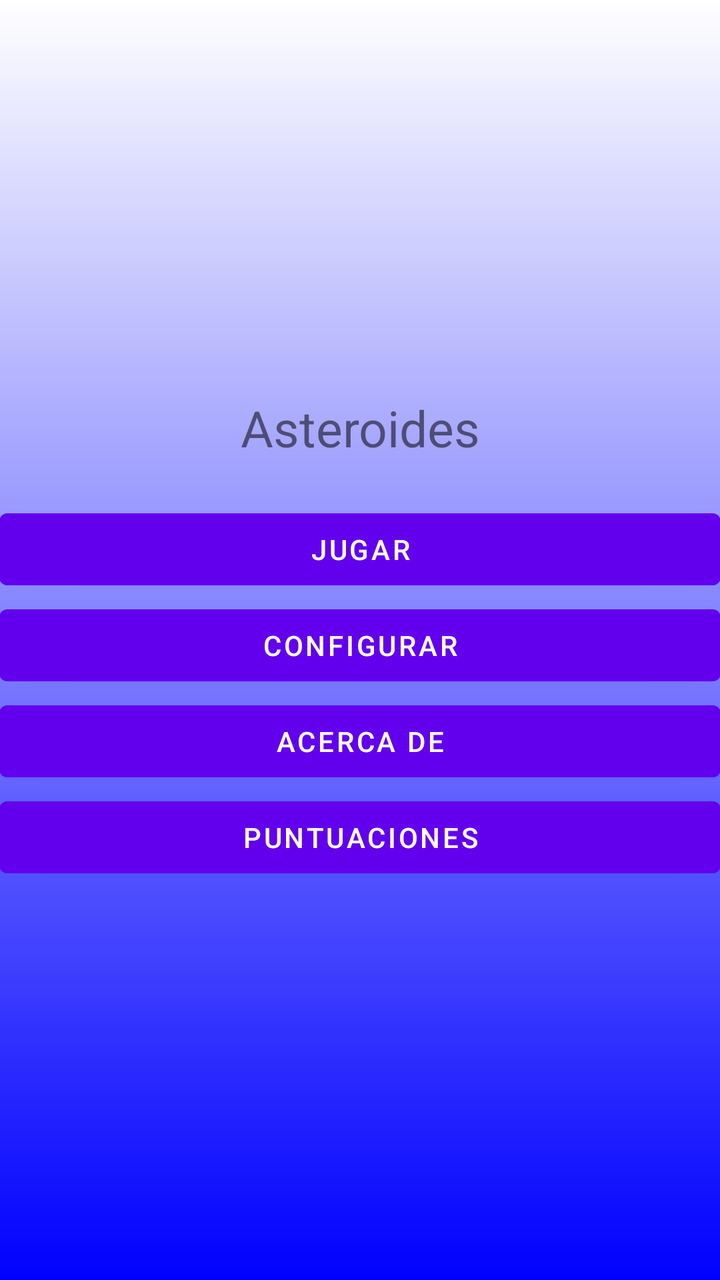
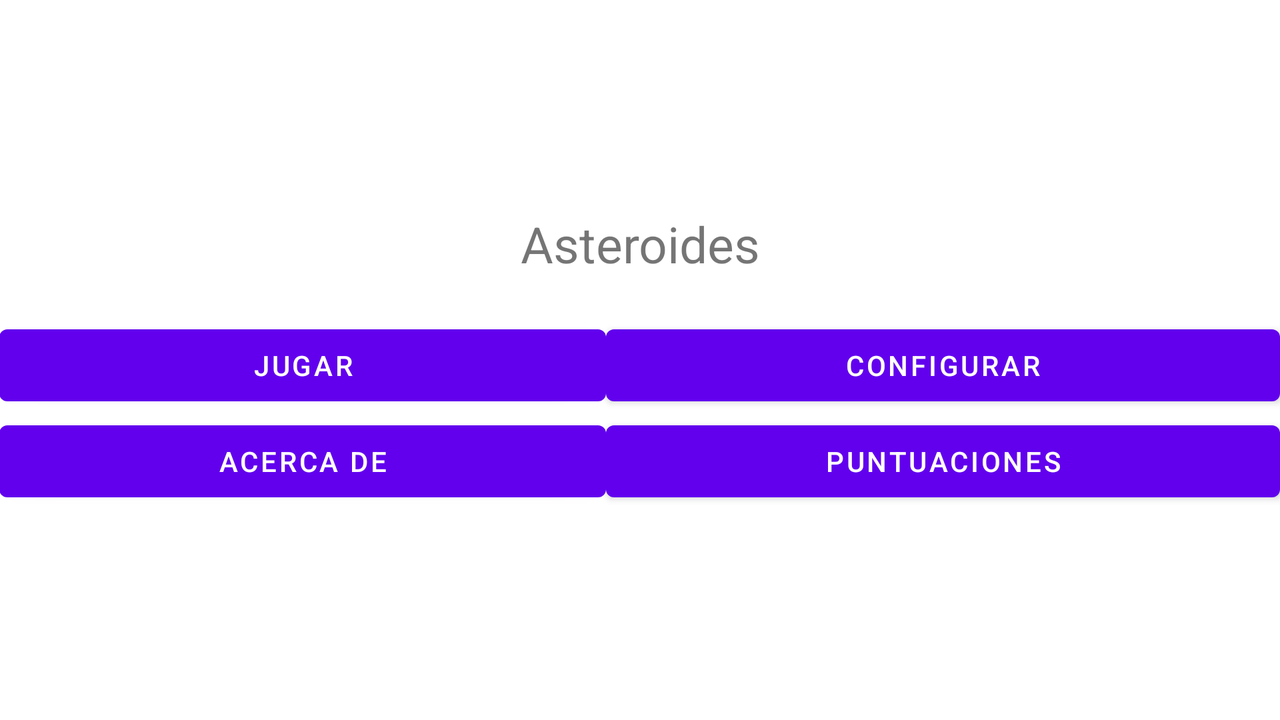

An Android layout and its configuration variant, each rendered on a device that would load it. The default file and the variant file are quoted in full after the pictures.
<!-- AndroidManifest.xml: application theme Theme.ASTE -->
<!-- res/layout/activity_main.xml -->
<LinearLayout
    xmlns:android="http://schemas.android.com/apk/res/android"
    xmlns:tools="http://schemas.android.com/tools"
    android:orientation="vertical"
    android:layout_width="match_parent"
    android:layout_height="match_parent"
    android:gravity="center"
    android:padding="@dimen/margen_botones"
    android:background="@drawable/degradado"
    tools:context=".MainActivity" >

    <TextView
        android:id="@+id/titulo"
        android:layout_width="match_parent"
        android:layout_height="wrap_content"
        android:layout_marginBottom="20dp"
        android:gravity="center"
        android:text="@string/tituloAplicacion"
        android:textSize="25sp" />

    <Button
        android:id="@+id/Button01"
        android:layout_width="match_parent"
        android:layout_height="wrap_content"
        android:onClick="lanzarJuego"
        android:text="@string/Arrancar" />

    <Button
        android:id="@+id/Button02"
        android:layout_width="match_parent"
        android:layout_height="wrap_content"
        android:onClick="lanzarPreferencias"
        android:text="@string/Configurar" />

    <Button
        android:id="@+id/Button03"
        android:layout_width="match_parent"
        android:layout_height="wrap_content"
        android:onClick="lanzarAcercaDe"
        android:text="@string/Acercade" />

    <Button
        android:id="@+id/Button04"
        android:layout_width="match_parent"
        android:layout_height="wrap_content"
        android:onClick="lanzarPuntuaciones"
        android:text="@string/Puntuaciones" />
</LinearLayout>
<!-- resources referenced by this layout -->
<resources>
  <!-- drawable degradado (drawable) -->
  <shape
      xmlns:android="http://schemas.android.com/apk/res/android">
      <gradient
          android:startColor="#FFFFFF"
          android:endColor="#0000FF"
          android:angle="270" />
  </shape>
  <string name="Acercade">About</string>
  <string name="Arrancar">Play</string>
  <string name="Configurar">Configure</string>
  <string name="Puntuaciones">Scores</string>
  <string name="tituloAplicacion">Asteroides</string>
  <style name="Theme.ASTE" parent="Theme.MaterialComponents.DayNight.DarkActionBar">
          
          <item name="colorPrimary">@color/purple_500</item>
          <item name="colorPrimaryVariant">@color/purple_700</item>
          <item name="colorOnPrimary">@color/white</item>
          
          <item name="colorSecondary">@color/teal_200</item>
          <item name="colorSecondaryVariant">@color/teal_700</item>
          <item name="colorOnSecondary">@color/black</item>
          
          <item name="android:statusBarColor">?attr/colorPrimaryVariant</item>
          
      </style>
</resources>
<!-- res/layout-land/activity_main.xml (the repository's variant of the layout above) -->
<!-- drawn on the phone turned sideways -->
<LinearLayout
    xmlns:android="http://schemas.android.com/apk/res/android"
    xmlns:tools="http://schemas.android.com/tools"
    android:orientation="vertical"
    android:layout_width="match_parent"
    android:layout_height="match_parent"
    android:gravity="center"
    android:padding="@dimen/margen_botones"
    tools:context=".MainActivity" >
    <TextView
        android:layout_width="match_parent"
        android:layout_height="wrap_content"
        android:text="@string/tituloAplicacion"
        android:gravity="center"
        android:textSize="25sp"
        android:layout_marginBottom="20dp"/>
    <TableLayout
        android:layout_width="match_parent"
        android:layout_height="wrap_content"
        android:gravity="center"
        android:stretchColumns="*">
        <TableRow>

            <Button
                android:id="@+id/Button01"
                android:layout_width="match_parent"
                android:layout_height="wrap_content"
                android:onClick="lanzarJuego"
                android:text="@string/Arrancar" />

            <Button
                android:id="@+id/Button02"
                android:layout_width="match_parent"
                android:layout_height="wrap_content"
                android:onClick="lanzarPreferencias"
                android:text="@string/Configurar" />
        </TableRow>
        <TableRow>

            <Button
                android:id="@+id/Button03"
                android:layout_width="match_parent"
                android:layout_height="wrap_content"
                android:onClick="lanzarAcercaDe"
                android:text="@string/Acercade" />

            <Button
                android:id="@+id/Button04"
                android:layout_width="match_parent"
                android:layout_height="wrap_content"
                android:onClick="lanzarPuntuaciones"
                android:text="@string/Puntuaciones" />
        </TableRow>
    </TableLayout>
</LinearLayout>
<!-- resources referenced by the variant -->
<!-- as the phone turned sideways resolves them -->
<resources>
  <string name="Acercade">About</string>
  <string name="Arrancar">Play</string>
  <string name="Configurar">Configure</string>
  <string name="Puntuaciones">Scores</string>
  <string name="tituloAplicacion">Asteroides</string>
  <style name="Theme.ASTE" parent="Theme.MaterialComponents.DayNight.DarkActionBar">
          
          <item name="colorPrimary">@color/purple_500</item>
          <item name="colorPrimaryVariant">@color/purple_700</item>
          <item name="colorOnPrimary">@color/white</item>
          
          <item name="colorSecondary">@color/teal_200</item>
          <item name="colorSecondaryVariant">@color/teal_700</item>
          <item name="colorOnSecondary">@color/black</item>
          
          <item name="android:statusBarColor">?attr/colorPrimaryVariant</item>
          
      </style>
</resources>
